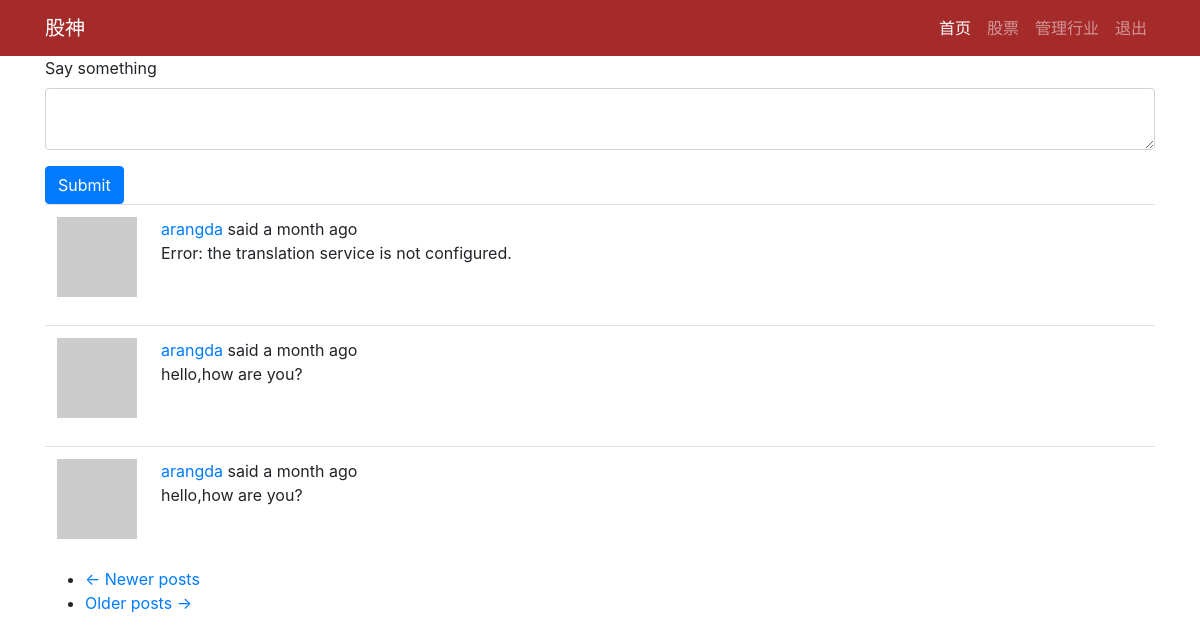
Page /index?page=2 (signed in) on the committed database.
### app/models.py (models this page shows, shortened)
class Post(db.Model):
    id = db.Column(db.Integer,primary_key=True)
    body = db.Column(db.String(140))
    timestamp = db.Column(db.DateTime,index=True,default=datetime.utcnow)
    user_id = db.Column(db.Integer,db.ForeignKey('user.id'))
    language = db.Column(db.String(5))

### app/main/routes.py (the view, shortened to what this page needs)
@bp.route('/',methods=['GET','POST'])
@bp.route('/index',methods=['GET','POST'])
@login_required
def index():
    form = PostForm()
    page = request.args.get('page',1,type=int)
    posts = current_user.followed_posts().paginate(
        page,current_app.config['POSTS_PER_PAGE'],False
    )
    next_url = url_for('main.index',page=posts.next_num) if posts.has_next else None
    prev_url = url_for('main.index',page=posts.prev_num) if posts.has_prev else None
    return render_template('index.html',title='home',form=form,posts=posts.items,next_url=next_url,prev_url=prev_url)

### app/main/forms.py
class PostForm(FlaskForm):
    post = TextAreaField(_l('Say something'), validators=[DataRequired()])
    submit = SubmitField(_l('Submit'))

### app/main/routes.py (called while the page is built)
@bp.before_app_request
def before_request():
    g.locale = str(get_locale())
    if current_user.is_authenticated:
        current_user.last_seen = datetime.utcnow()
        db.session.commit()

### app/models.py (called while the page is built)
@login.user_loader
def load_user(id):
    return User.query.get(int(id))

    def avatar(self,size):
        digest = md5(self.email.lower().encode('utf-8')).hexdigest()
        return 'https://www.gravatar.com/avatar/{}?d=identicon&s={}'.format(digest,size)

    def followed_posts(self):
        followed = Post.query.join(
            followers, (followers.c.followed_id == Post.user_id)).filter(
                followers.c.follower_id == self.id)
        own = Post.query.filter_by(user_id=self.id)
        return followed.union(own).order_by(Post.timestamp.desc())

    def get_tasks_in_progress(self):
        return Task.query.filter_by(user=self, complete=False).all()

### app/templates/index.html
{% extends "base.html" %}
{% from 'bootstrap/form.html' import render_form %}
{% block app_content %}
    <h1>Hi,{{ current_user.username }}!</h1>
    {% if form %}
    {{ render_form(form) }}
    {% endif %}
    {% for post in posts %}
    {% include '_post.html' %}
    {% endfor %}
    <nav aria-label="...">
        <ul class="pager">
            <li class="previous{% if not prev_url %} disabled{% endif %}">
                <a href="{{ prev_url or '#' }}">
                    <span aria-hidden="true">&larr;</span> {{ _('Newer posts') }}
                </a>
            </li>
            <li class="next{% if not next_url %} disabled{% endif %}">
                <a href="{{ next_url or '#' }}">
                    {{ _('Older posts') }} <span aria-hidden="true">&rarr;</span>
                </a>
            </li>
        </ul>
    </nav>
{% endblock %}

### app/templates/_post.html (shortened to what this page needs)
<table class="table table-hover">
    <tr>
        <td width="70px">
            <a href="{{ url_for('main.user', username=post.author.username) }}">
                <img src="{{ post.author.avatar(70) }}" />
            </a>
        </td>
        <td>
            {{ _('%(username)s said %(when)s',username=user_link,when=moment(post.timestamp).fromNow()) }}
            <br>
            <span id="post{{ post.id }}">{{ post.body }}</span>
        </td>
    </tr>
</table>

### rows in the picture
Post: body "Error: the translation service is not configured."
Post: body "hello,how are you?"
Post: body "hello,how are you?"

### other values in the picture
{{ render_nav_item('main.index', '首页',None,True) }} "首页"
{{ render_nav_item('shares.gupiao', '股票',None,True) }} "股票"
{{ render_nav_item('shares.manage_category', '管理行业',None,True) }} "管理行业"
{{ render_nav_item('auth.logout', '退出',None,True) }} "退出"
